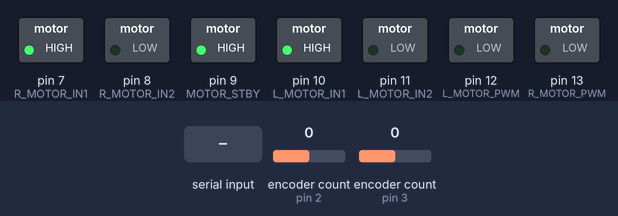
This sketch was run on a simulated Arduino Leonardo, built with avr-gcc and run on an emulated ATmega32U4. On the bench: switched loads named in the sketch (green lamp = pin HIGH). The inputs (shaded band) are chosen by the test bench; at power-on: encoder count (sensors on pin 2, pin 3) 0. What the sketch prints to the serial monitor is not drawn.

Above: at 1.2 s.
1.3 s: "90 45\n" received over Serial
At 18.01 s:
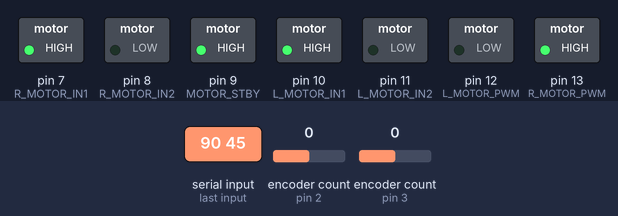
At 26.1 s:
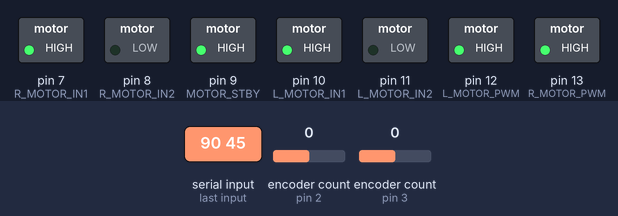
Timing chart, 0 to 26.6 s (numbered marks = the images above; inputs shaded):
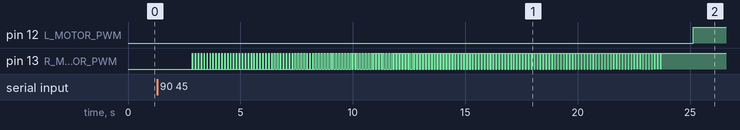

Measured:
- after the input at 1.3 s, pin 12 (L_MOTOR_PWM): LOW → HIGH after 23.8 s; pin 13 (R_MOTOR_PWM): LOW → HIGH after 1.6 s, then repeats every 0.13 s: LOW 0.12 s, HIGH 0.01 s, until it stays HIGH from 23.7 s

The sketch:

running_both_motor.ino
```cpp
#include <Encoder.h>
#include <ArduPID.h>

#define R_MOTOR_IN1 7
#define R_MOTOR_IN2 8
#define R_MOTOR_PWM 13

#define L_MOTOR_IN1 10
#define L_MOTOR_IN2 11
#define L_MOTOR_PWM 12

#define MOTOR_STBY 9

#define R_ENC_A 3
#define R_ENC_B 23

#define L_ENC_A 2
#define L_ENC_B 22

// Motor Related
uint8_t g_motor_enabled = 0;

uint8_t g_r_lamp_val = 0;
int16_t g_r_motor_target = 0;
int32_t g_r_current_encoder = 0;
int32_t g_r_last_encoder = 0;

uint8_t g_l_lamp_val = 0;
int16_t g_l_motor_target = 0;
int32_t g_l_current_encoder = 0;
int32_t g_l_last_encoder = 0;

uint16_t g_range_sensor_val = 0;

// PID Related
double r_current_vel = 0;
double r_control_output = 0;
double r_target_vel = 0;

double l_current_vel = 0;
double l_control_output = 0;
double l_target_vel = 0;

double p_gain = 6;
double i_gain = 2;
double d_gain = 0.2;

ArduPID r_motor_controller;
ArduPID l_motor_controller;

int32_t old_r_enc = 0;
Encoder r_enc(R_ENC_A, R_ENC_B);

int32_t old_l_enc = 0;
Encoder l_enc(L_ENC_A, L_ENC_B);

int cnt = 1;

void setup() {
  // put your setup code here, to run once:
  // Timer: Control loop
  Serial.begin(115200);

  pinMode(R_MOTOR_IN1, OUTPUT);
  pinMode(R_MOTOR_IN2, OUTPUT);
  pinMode(R_MOTOR_PWM, OUTPUT);
  pinMode(L_MOTOR_IN1, OUTPUT);
  pinMode(L_MOTOR_IN2, OUTPUT);
  pinMode(L_MOTOR_PWM, OUTPUT);
  pinMode(MOTOR_STBY, OUTPUT);

  digitalWrite(MOTOR_STBY, HIGH);

  // Initialize
  g_motor_enabled = 0;

  g_r_lamp_val = 0;
  g_r_motor_target = 0;
  g_r_current_encoder = 0;
  g_r_last_encoder = 0;

  g_l_lamp_val = 0;
  g_l_motor_target = 0;
  g_l_current_encoder = 0;
  g_l_last_encoder = 0;

  g_range_sensor_val = 0;

  r_enc.write(0);
  l_enc.write(0);

  cli();
  TCCR4A = 0; // set entire TCCR4A register to 0
  TCCR4B = 0; // set entire TCCR4B register to 0
  TCNT4 = 0; // initialize counter value to 0

  OCR4A = 312; //= (16MHz) / (50Hz*1024) - 1 (must be <65536)

  TCCR4B |= (1 << WGM12);
  TCCR4B |= (1 << CS12) | (1 << CS10);
  TIMSK4 |= (1 << OCIE4A);

  sei();

  r_motor_controller.begin(&r_current_vel, &r_control_output, &r_target_vel, p_gain, i_gain, d_gain);
  r_motor_controller.setOutputLimits(-255, 255);
  r_motor_controller.setDeadBand(-10, 10);
  r_motor_controller.setWindUpLimits(-10, 10);

  l_motor_controller.begin(&l_current_vel, &l_control_output, &l_target_vel, p_gain, i_gain, d_gain);
  l_motor_controller.setOutputLimits(-255, 255);
  l_motor_controller.setDeadBand(-10, 10);
  l_motor_controller.setWindUpLimits(-10, 10);

  r_motor_controller.start();
  l_motor_controller.start();
}
void loop() {
  // put your main code here, to run repeatedly:
  if(Serial.available() > 0)
  {
    String incommingStr = Serial.readString();
    int ws_idx = incommingStr.indexOf(" ");
    String first_num = incommingStr.substring(0, ws_idx);
    String second_num = incommingStr.substring(ws_idx+1);
    g_r_motor_target = first_num.toFloat();
    g_l_motor_target = second_num.toFloat();
  }

  Serial.print(String(g_r_motor_target));
  Serial.print(", ");
  Serial.println(String(r_current_vel, 3));

  Serial.print(String(g_l_motor_target));
  Serial.print(", ");
  Serial.println(String(l_current_vel, 3));
}

ISR(TIMER4_COMPA_vect) {

  g_r_current_encoder = r_enc.read();
  r_current_vel = g_r_current_encoder - g_r_last_encoder;
  g_r_last_encoder = g_r_current_encoder;

  g_l_current_encoder = l_enc.read();
  l_current_vel = g_l_current_encoder - g_l_last_encoder;
  g_l_last_encoder = g_l_current_encoder;

  digitalWrite(MOTOR_STBY, HIGH);

  r_target_vel = g_r_motor_target / 50.0;
  r_motor_controller.compute();
  if(r_control_output >= 0)
  {
    digitalWrite(R_MOTOR_IN1, HIGH);
    digitalWrite(R_MOTOR_IN2, LOW);
    analogWrite(R_MOTOR_PWM, r_control_output);
  }
  else {
    digitalWrite(R_MOTOR_IN1, LOW);
    digitalWrite(R_MOTOR_IN2, HIGH);
    analogWrite(R_MOTOR_PWM, -1 * r_control_output);
  }

  l_target_vel = g_l_motor_target / 50.0;
  l_motor_controller.compute();
  if(l_control_output >= 0)
  {
    digitalWrite(L_MOTOR_IN1, HIGH);
    digitalWrite(L_MOTOR_IN2, LOW);
    analogWrite(L_MOTOR_PWM, l_control_output);
  }
  else {
    digitalWrite(L_MOTOR_IN1, LOW);
    digitalWrite(L_MOTOR_IN2, HIGH);
    analogWrite(L_MOTOR_PWM, -1 * l_control_output);
  }
}
```
